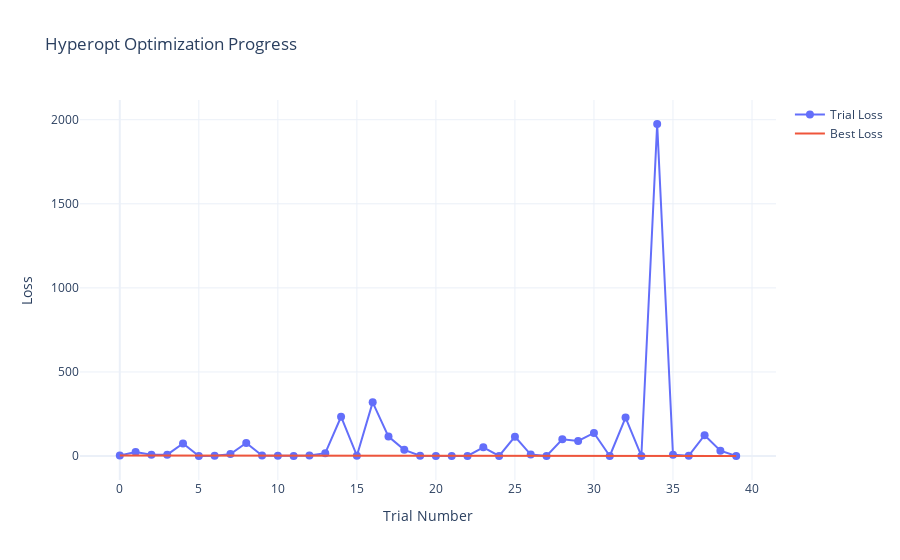
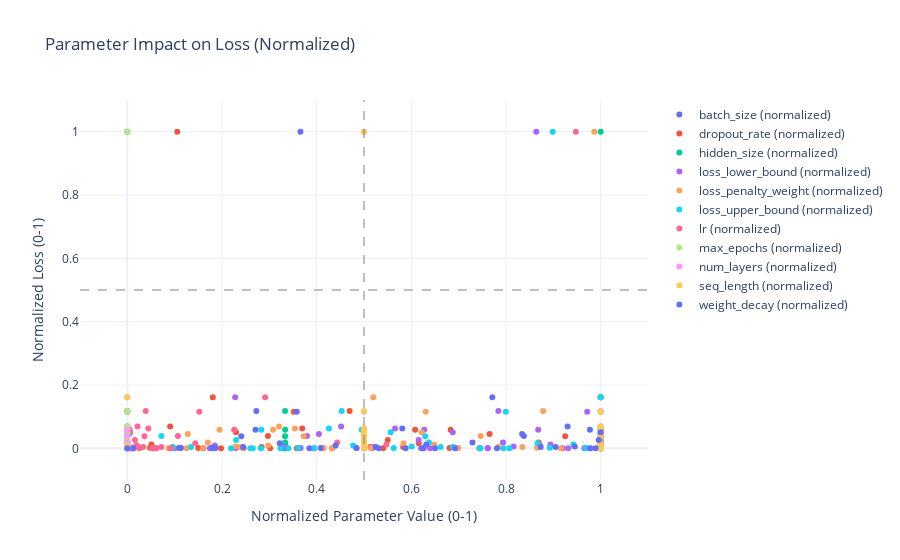

Source (notebook cell) for these figures, in order:
### Code cell
import plotly.graph_objects as go
import numpy as np
from sklearn.preprocessing import MinMaxScaler

def visualize_hyperopt_results(trials):
    """Visualize hyperopt optimization process with MSE values and log scale"""
    # Create evolution of MSE plot with log scale
    losses = [trial['result']['loss'] for trial in trials.trials]  # These are MSE values
    best_losses = np.minimum.accumulate(losses)

    # First plot: MSE evolution over trials
    fig = go.Figure()
    fig.add_trace(go.Scatter(y=losses, name='Trial MSE',
                            mode='markers+lines', marker=dict(size=8)))
    fig.add_trace(go.Scatter(y=best_losses, name='Best MSE',
                            mode='lines', line=dict(width=2)))

    fig.update_layout(
        title='Hyperopt Optimization Progress',
        xaxis_title='Trial Number',
        yaxis_title='MSE (log scale)',
        template='plotly_white',
        yaxis_type="log"  # Set y-axis to log scale
    )
    fig.show()

    # Parameter importance visualization
    param_values = {}
    param_scores = {}

    # Collect all parameter values and scores
    for trial in trials.trials:
        for param, value in trial['result']['params'].items():
            if param not in param_values:
                param_values[param] = []
                param_scores[param] = []
            if not isinstance(value, (nn.Module, bool)):  # Skip non-numeric parameters
                param_values[param].append(float(value))
                param_scores[param].append(trial['result']['loss'])

    # Create second plot
    fig = go.Figure()

    for param in param_values.keys():
        if param_values[param]:  # Check if we have values for this parameter
            # Normalize only parameter values to 0-1 range
            param_scaler = MinMaxScaler()
            normalized_param_values = param_scaler.fit_transform(np.array(param_values[param]).reshape(-1, 1)).flatten()

            # Use actual MSE values (not normalized)
            mse_values = np.array(param_scores[param])

            fig.add_trace(go.Scatter(
                x=normalized_param_values,
                y=mse_values,  # Use actual MSE values
                mode='markers',
                name=f"{param}",
                hovertemplate=(
                    f"{param}<br>" +
                    "Normalized Value: %{x:.3f}<br>" +
                    "Original Value: %{customdata[0]:.3f}<br>" +
                    "MSE: %{y:.6f}<br>" +
                    "<extra></extra>"
                ),
                customdata=np.column_stack((
                    param_values[param],
                    mse_values
                ))
            ))

    fig.update_layout(
        title='Parameter Impact on MSE',
        xaxis_title='Normalized Parameter Value (0-1)',
        yaxis_title='MSE (log scale)',
        template='plotly_white',
        xaxis=dict(range=[-0.1, 1.1]),  # Add some padding
        yaxis_type="log"  # Set y-axis to log scale
    )

    # Add vertical reference line at x=0.5
    fig.add_vline(x=0.5, line_dash="dash", line_color="gray", opacity=0.5)

    fig.show()

# Execute the visualization
visualize_hyperopt_results(trials)
#Loog normalize these losses
